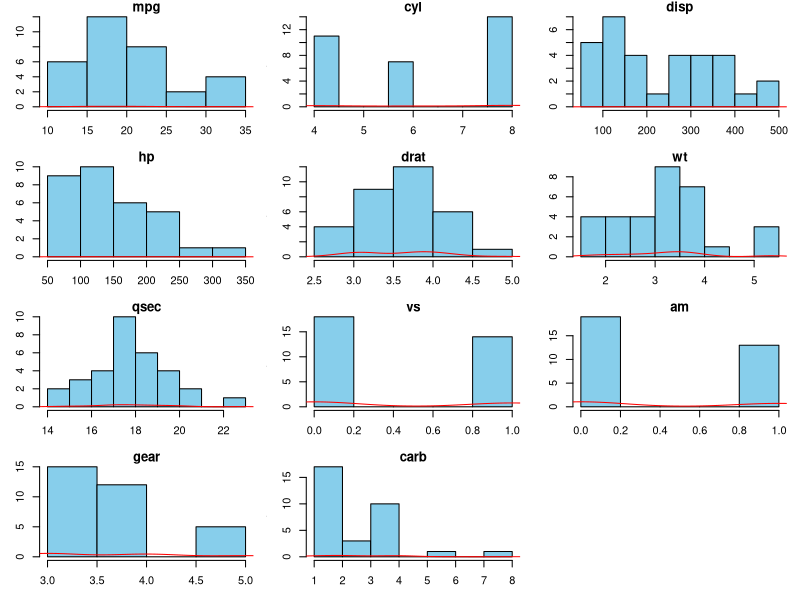
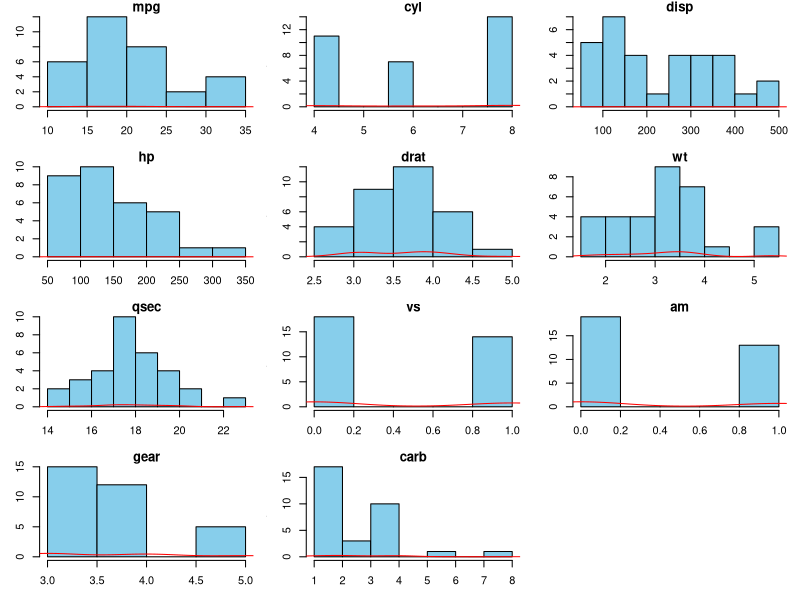

R code for these plots, in order:
# Load the mtcars dataset
data(mtcars)
# a) Total number of observations and variables
observations <- nrow(mtcars)
variables <- ncol(mtcars)
cat("Total number of observations:", observations, "\n")
cat("Total number of variables:", variables, "\n")
# b) Car with the largest and least hp
car_largest_hp <- mtcars[which.max(mtcars$hp), ]
car_least_hp <- mtcars[which.min(mtcars$hp), ]
cat("Car with the largest hp:\n")
print(car_largest_hp)
cat("Car with the least hp:\n")
print(car_least_hp)
# c) Histogram / density plot and skewness
par(mfrow = c(4, 3), mar = c(3, 3, 1, 1)) # Adjusting margin size
for (i in 1:ncol(mtcars)) {
hist(mtcars[, i], main = names(mtcars)[i], xlab = "", col = "skyblue")
lines(density(mtcars[, i]), col = "red") # Adding density curve
}
# Calculate skewness
library(e1071)
skew <- sapply(mtcars, skewness)
cat("Skewness of variables:\n")
print(skew)
# d) Average difference and standard deviation between hp for 3 and 4 cylinders
hp_diff_mean <- mean(mtcars$hp[mtcars$cyl == 3]) - mean(mtcars$hp[mtcars$cyl == 
4])
hp_diff_sd <- sd(mtcars$hp[mtcars$cyl == 3]) - sd(mtcars$hp[mtcars$cyl == 4])
cat("Average difference in hp between 3 and 4 cylinders:", hp_diff_mean, "\n")
cat("Difference in standard deviations of hp between 3 and 4 cylinders:", 
hp_diff_sd, "\n")
# e) Pair of variables with the highest Pearson correlation
cor_matrix <- cor(mtcars)
diag(cor_matrix) <- 0 # Exclude diagonal values
max_corr <- which(cor_matrix == max(cor_matrix), arr.ind = TRUE)
cat("Pair of variables with the highest Pearson correlation:", 
rownames(cor_matrix)[max_corr[1,1]], "and", colnames(cor_matrix)[max_corr[1,2]], 
"\n")
# c) Histogram / density plot and skewness
par(mfrow = c(4, 3)) # To display histograms for each variable in a grid
for (i in 1:ncol(mtcars)) {
hist(mtcars[, i], main = names(mtcars)[i], xlab = "", col = "skyblue")
lines(density(mtcars[, i]), col = "red") # Adding density curve
}
# Calculate skewness
library(e1071) #functions for data analysis & ML
skew <- sapply(mtcars, skewness)#apply the skewness() function to each column
cat("Skewness of variables:\n")
print(skew)
# d) Average difference and standard deviation between hp for 3 and 4 cylinders
hp_diff_mean <- mean(mtcars$hp[mtcars$cyl == 3]) - mean(mtcars$hp[mtcars$cyl == 
4])
hp_diff_sd <- sd(mtcars$hp[mtcars$cyl == 3]) - sd(mtcars$hp[mtcars$cyl == 4])
cat("Average difference in hp between 3 and 4 cylinders:", hp_diff_mean, "\n")
cat("Difference in standard deviations of hp between 3 and 4 cylinders:", 
hp_diff_sd, "\n")
# e) Pair of variables with the highest Pearson correlation
cor_matrix <- cor(mtcars)
diag(cor_matrix) <- 0 # Exclude diagonal values
max_corr <- which(cor_matrix == max(cor_matrix), arr.ind = TRUE)
cat("Pair of variables with the highest Pearson correlation:", 
rownames(cor_matrix)[max_corr[1,1]], "and", colnames(cor_matrix)[max_corr[1,2]], 
"\n")
